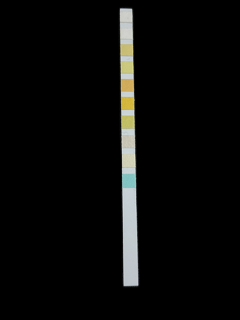
#> input picture app/lanre/model_versions/output.png, 240 x 320 px, found by its file name
$ jupyter execute --allow-errors dipstik_model_v3.ipynb   (older library calls are emulated)
#> lines starting #> are read from the running program, lines starting #| are printed output that depends on the picture; after the words box and inside, x2 and y2 are one past the last pixel; in counts of white or black regions, pixels touching at a corner belong together
Importing the needed modules

[cell 1]
import cv2
import numpy as np
from matplotlib import pyplot as plt
from google.colab.patches import cv2_imshow
import math

Testing image can be read after an import

[cell 2]
# reading image
img = cv2.imread('/content/1676323628.png')
cv2_imshow(img)

Testing image can be converted to grayscale

#> (a cell that did not finish here is left out)

Testing thresholding for recognising if the foreground can be reliable removed from the background of a black and white image

#> (a cell that did not finish here is left out)

#> (a cell that did not finish here is left out)

[cell 6]
i = 0

#> (a cell that did not finish here is left out)

[cell 8]
import cv2
import numpy as np
from matplotlib import pyplot as plt

# reading image
img = cv2.imread('/content/1676323713.png')

# converting image into grayscale image
#> (the rest of this cell did not finish here and is left out)

CROPPING THE IMAGE

The first task is to relaibly crop the dipstick from the background.

Method:

I will be using OpenCV's cropping alorithm to try to crop the dipstick from the background.
- Will experiment on light background and light backgrounds.
- Different lighting conditions.

Display all the images

[cell 9]
import numpy as np
import cv2
from matplotlib import pyplot as plt


paths = ['/content/1676223304.png', '/content/1676322437.png', '/content/1676322641.png', '/content/1676323676.png', \
         '/content/1676323698.png', '/content/1676323713.png' ]
images = []
for path in paths:
  img = cv2.imread(path) # read the image
  images.append(img)
  cv2_imshow(img) # show the image

Convert all the images to gray scale

[cell 10]
# convert the images to gray scale
gray_images = []
#> gray_images = []
#> (the rest of this cell did not finish here and is left out)

## OTSU Thresholding

[cell 11]
# Use open cv's threshold
for gray_image in gray_images:
  ret, thresh = cv2.threshold(gray_image,0,255,cv2.THRESH_BINARY_INV+cv2.THRESH_OTSU)
  cv2_imshow(thresh)
#> this loop made 0 passes

As you can see from above the image on the black background produces the best image.

There are some worries about the quality of the image that will be produced on the black background. When the background is purely black, smartphone camera overexpose the image and the image

## ADAPTIVE THRESHOLDING

From OpenCV's website:

In the previous section, we used one global value as a threshold. But this might not be good in all cases, e.g. if an image has different lighting conditions in different areas. In that case, adaptive thresholding can help. Here, the algorithm determines the threshold for a pixel based on a small region around it. So we get different thresholds for different regions of the same image which gives better results for images with varying illumination.

[cell 12]
import cv2 as cv
import numpy as np
from matplotlib import pyplot as plt
img = cv.imread('/content/1676322437.png',0)

#> (the rest of this cell did not finish here and is left out)

As you can see above, a standard Global Thresholding seems to perform the best on all the images.

## EDGE DETECTION

Canny Edge Detection vs Sobel Edge Detection

Carrying out edge detection using open cvs sobel edge detection.

- Convert the image to grayscale
- Then blur the image
- The apply both algorithm to the blurred image and see

**Blurring**

According to OpenCV, image blurring is achieved by convolving the image in a low pass kernel. Blurring can be useful for removing noise from an image.

THere are 4 types of blurring provided by opencv, averaging, gaussian blurring, median blurring and bilateral filtering.

  **Bilateral filtering:**

  It is very effective in removing noise from an image and allowing us to detect the edges in the image. Where the Gaussian filter takes the neighbourhood around the pixel and finds its Gaussian weighted average and doesn't consider whether a pixel is an edge or not.

  Bilateral filtering also takes a Gaussian filter in space, but one more Gaussian filter which is a function of pixel difference. The Gaussian function of space makes sure that only nearby pixels are considered for blurring, while the Gaussian function of intensity difference makes sure that only those pixels with similar intensities to the central pixel are considered for blurring. So it preserves the edges since pixels at edges will have large intensity variation.

source:https://docs.opencv.org/4.x/d4/d13/tutorial_py_filtering.html

[cell 13]
# Read the original image
img = cv2.imread('/content/1676323713.png')

def edge_detection(img):
  # Display original image
  cv2_imshow(img)
  cv2.waitKey(0)

  # Convert to graycsale
  img_gray = cv2.cvtColor(img, cv2.COLOR_BGR2GRAY)
  # Blur the image for better edge detection
  img_blur = cv2.GaussianBlur(img_gray, (7,7), 0)

  # Sobel Edge Detection
  sobelx = cv2.Sobel(src=img_blur, ddepth=cv2.CV_64F, dx=1, dy=0, ksize=5) # Sobel Edge Detection on the X axis
  sobely = cv2.Sobel(src=img_blur, ddepth=cv2.CV_64F, dx=0, dy=1, ksize=5) # Sobel Edge Detection on the Y axis
  sobelxy = cv2.Sobel(src=img_blur, ddepth=cv2.CV_64F, dx=1, dy=1, ksize=5) # Combined X and Y Sobel Edge Detection

  # Display Sobel Edge Detection Images
  cv2_imshow(sobelx)
  cv2.waitKey(0)
  cv2_imshow(sobely)
  cv2.waitKey(0)
  cv2_imshow(sobelxy)
  cv2.waitKey(0)

  # Canny Edge Detection
  edges = cv2.Canny(image=img_blur, threshold1=100, threshold2=200) # Canny Edge Detection

  # Display Canny Edge Detection Image
  cv2_imshow(edges)
  cv2.waitKey(0)

  cv2.destroyAllWindows()

#> (the rest of this cell did not finish here and is left out)

As you can see above the canny edge detection algorithm by open cv does a pretty good job of detecting the edges in the image.

Is there a way I can incorporate this into the algorithm?

Maybe use edge detection to segment the application and crop the image.

## CROPPING IMAGE USING THRESHOLDING

Next step, is to figure out how to crop the images received using thresholdinng.

I have attempted that below. The images below are cropped using OTSU's thresholding

[cell 14]
import cv2

img = cv2.imread('/content/1676323695.png')
cv2_imshow(img)
#> (the rest of this cell did not finish here and is left out)

As you can see above, this was a failure. Next I am going to attempt to use PILLOW to crop the image.

# USING PILLOW TO CROP DIPSTICK

Installing the rembg library allows me to remove the background from the images reliably.

This can also be done by training a model on how to remove the background.

[cell 15]
# !pip install rembg
from rembg import remove
from PIL import Image
input_path = '/content/1676323698.png'
output_path = 'output.png'
#> (the rest of this cell did not finish here and is left out)

# COLOUR RECOGNITION

### DECTECT SHAPE IN IMAGE

Try to detect the squares in the image

[cell 16]
img = cv2.imread('/content/1676223304.png')
#> (the rest of this cell did not finish here and is left out)

[cell 17]
image = cv2.imread('/content/output.png')
#> image is the input picture: shape (320, 240, 3); mean B, G, R 9.1, 10, 9.8
img_gray = cv2.cvtColor(image, cv2.COLOR_BGR2GRAY)
ret, im = cv2.threshold(img_gray, 100, 255, cv2.THRESH_BINARY_INV)
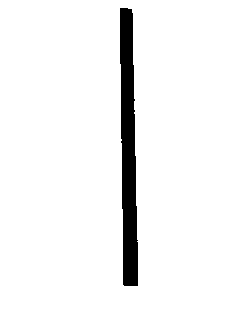
#> im: shape (320, 240); 95% white; 1 black region, box (x1, y1, x2, y2) and area: (120, 8, 138, 286) 3812
contours, hierarchy  = cv2.findContours(im, cv2.RETR_EXTERNAL, cv2.CHAIN_APPROX_SIMPLE)
#> contours = [[[0, 0], [0, 319], [239, 319], [239, 0]]]
print(contours)
#| [array([[[  0,   0]],
#|        [[  0, 319]],
#|        [[239, 319]],
#|        [[239,   0]]], dtype=int32)]

img = cv2.drawContours(img_gray, contours, -1, (0,255,75), 2)
cv2_imshow(img)
